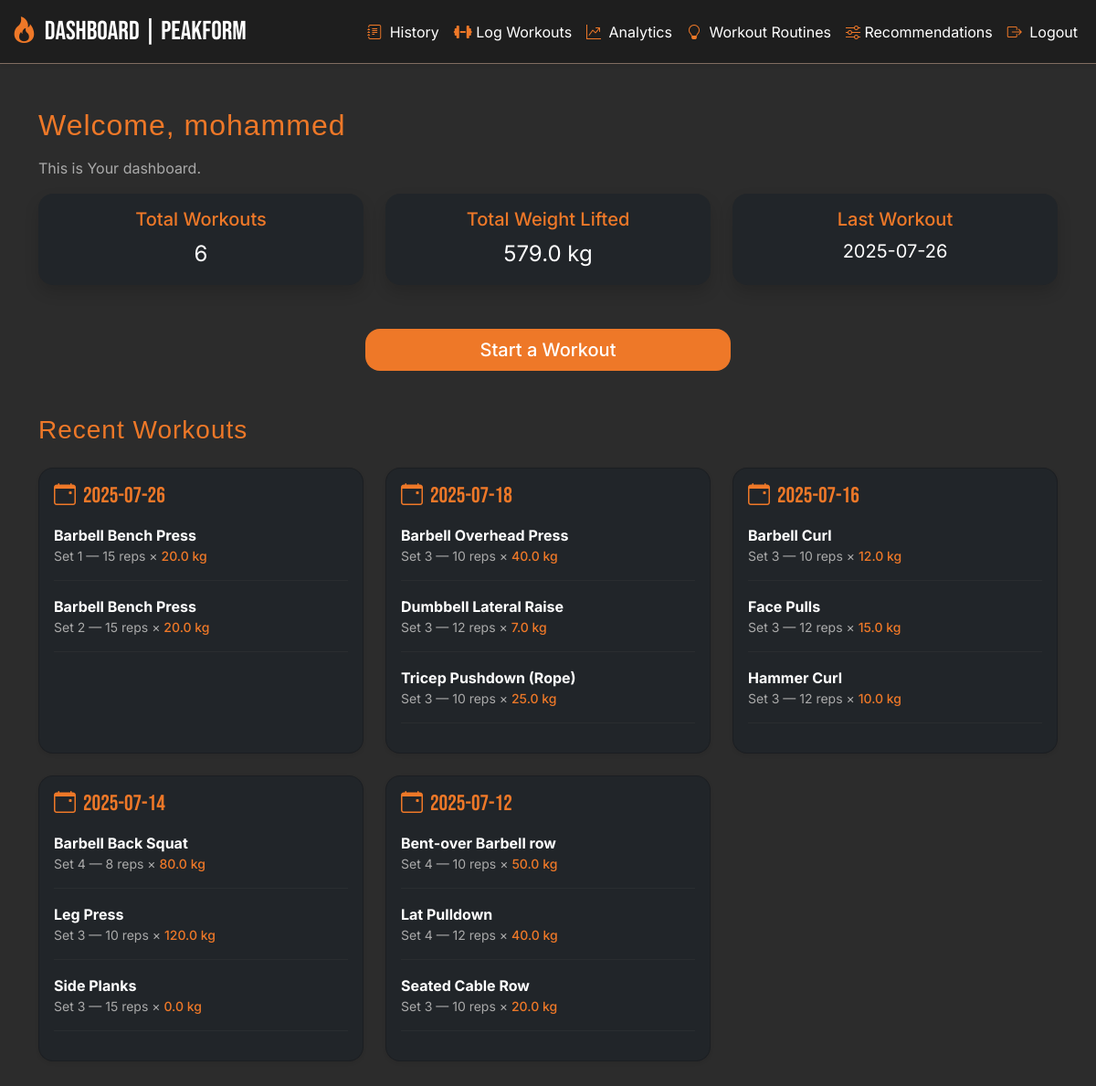
The app's page /dashboard (signed in) with its own data.
### tables this page shows
CREATE TABLE "workouts" (
    id INTEGER PRIMARY KEY AUTOINCREMENT,
    user_id INTEGER,
    date TEXT NOT NULL,
    exercise_id INTEGER NOT NULL,
    set_number INTEGER NOT NULL,
    reps INTEGER NOT NULL,
    weight REAL,
    notes TEXT,
    FOREIGN KEY (user_id) REFERENCES users(id),
    FOREIGN KEY (exercise_id) REFERENCES exercises(id)
);

CREATE TABLE "exercises" (
	"id"	INTEGER,
	"name"	TEXT NOT NULL UNIQUE,
	"muscle_group"	TEXT NOT NULL,
	"equipment"	TEXT,
	"type"	TEXT,
	"difficulty"	TEXT,
	"primary_muscle"	TEXT,
	PRIMARY KEY("id" AUTOINCREMENT)
);

### app.py (the view)
@app.route('/dashboard')
def dashboard():
    if 'user' not in session:
        return redirect('/login')
    username = session['user']
    user_id = session['user_id']
    conn = sqlite3.connect('workout_tracker.db')
    c = conn.cursor()
    c.execute('''SELECT COUNT(DISTINCT date), COALESCE (SUM(weight), 0), MAX(date)
              FROM workouts WHERE user_id = ?''', (user_id,))
    summary = c.fetchone()
    c.execute('''SELECT DISTINCT date FROM workouts
              WHERE user_id = ? ORDER BY date DESC LIMIT 5''', (user_id,))
    recent_dates = [row[0] for row in c.fetchall()]
    recent_workouts = {}
    for date in recent_dates:
        c.execute('''SELECT e.name, w.set_number, w.reps, w.weight
                  FROM workouts w
                  JOIN exercises e ON w.exercise_id = e.id
                  WHERE w.user_id = ? AND w.date = ?
                  ORDER BY e.name, w.set_number''', (user_id, date))
        recent_workouts[date] = c.fetchall()
    conn.close()
    return render_template('dashboard.html', username=username, recent_workouts=recent_workouts, summary=summary)

### templates/dashboard.html
{% extends "base.html" %}
{% block content %}
    <div class="container my-5">
        <h2 class="mb-3" style="font-family: 'Helvetica', sans-serif;">Welcome, {{ username }}</h2>
        <p class="text-muted">This is Your dashboard.</p>
        <div class="row mb-5" g-3>
            <div class="col-md-4 col-sm-12">
                <div class="card bg-dark text-white border-0 shadow rounded-4 h-100">
                    <div class="card-body text-center">
                        <h5 class="card-title" style="color: var(--primary);">Total Workouts</h5>
                        <p class="card-text fs-4">{{ summary[0] or 0 }}</p>
                    </div>
                </div>
            </div>
            <div class="col-md-4 col-sm-12">
                <div class="card bg-dark text-white border-0 shadow rounded-4 h-100">
                    <div class="card-body text-center">
                        <h5 class="card-title" style="color: var(--primary);">Total Weight Lifted</h5>
                        <p class="card-text fs-4">{{ summary[1] or 0 }} kg</p>
                    </div>
                </div>
            </div>
            <div class="col-md-4 col-sm-12">
                <div class="card bg-dark text-white border-0 shadow rounded-4 h-100">
                    <div class="card-body text-center">
                        <h5 class="card-title" style="color: var(--primary)">Last Workout</h5>
                        <p class="card-text fs-5">{{ summary[2] or 'N/A' }}</p>
                    </div>
                </div>
            </div>
        </div>
        <div class="text-center my-4">
            <a href="/log_workout" class="btn btn-primary btn-lg w-100" style="max-width: 400px; border-radius: 1rem; font-weight: 500;">
                Start a Workout
            </a>
        </div>
    <h3 class="mt-5 mb-4" style="font-family: 'Helvetica', sans-serif;">Recent Workouts</h3>
    {% if recent_workouts %}
    <div class="row g-4">
        {% for date, workouts in recent_workouts.items() %}
        <div class="col-md-6 col-lg-4">
            <div class="card bg-dark text-white shadow-sm rounded-4 h-100">
                <div class="card-body">
                <h5 class="mb-3" style="color: var(--primary); font-family: 'Bebas Neue', sans-serif; font-size: 1.5rem;">
                    <i class="bi bi-calendar-event me-2" style="color: var(--primary);"></i>{{ date }}
                </h5>
                {% for ex in workouts %}
                <div class="mb-2">
                    <strong>{{ ex[0] }}</strong>
                    <div class="small text-muted">Set {{ ex[1] }} — {{ ex[2] }} reps × <span style="color: var(--primary); font-weight: 500;">{{ ex[3] }} kg</span></div>
                </div>
                <hr style="border-color: #444;" />
                {% endfor %}
                </div>
            </div>
        </div>
        {% endfor %}
    </div>
    {% else %}
    <p class="text-muted">No recent workouts. Start training!</p>
    {% endif %}
{% endblock %}

### static/style.css (style rules this page uses)
.card { background-color: var(--light-dark); border-radius: 1rem; }
* { box-sizing: border-box; }
:root { --primary: #EE7828; --dark: #2c2c2c; --grey: #806d61; --light-dark: #1e1e1e; }
body { background-color: var(--dark); color: white; font-family: 'Inter', sans-serif; min-height: 100vh; }
a { color: var(--primary) }
h1, h2, h3 { font-family: 'Helvetica', sans-serif; letter-spacing: 1px; color: var(--primary); }
.btn-primary { background-color: var(--primary); border: none; transition: 0.3s ease-in-out; }
.text-muted { color: #aaa !important; }

### records on screen
workouts: name "Barbell Bench Press", set_number "1", reps "15", weight "20.0"
workouts: name "Barbell Bench Press", set_number "2", reps "15", weight "20.0"
workouts: name "Barbell Overhead Press", set_number "3", reps "10", weight "40.0"
workouts: name "Dumbbell Lateral Raise", set_number "3", reps "12", weight "7.0"
workouts: name "Tricep Pushdown (Rope)", set_number "3", reps "10", weight "25.0"
workouts: name "Barbell Curl", set_number "3", reps "10", weight "12.0"
workouts: name "Face Pulls", set_number "3", reps "12", weight "15.0"
workouts: name "Hammer Curl", set_number "3", reps "12", weight "10.0"
workouts: name "Barbell Back Squat", set_number "4", reps "8", weight "80.0"
workouts: name "Leg Press", set_number "3", reps "10", weight "120.0"
workouts: name "Side Planks", set_number "3", reps "15", weight "0.0"
workouts: name "Bent-over Barbell row", set_number "4", reps "10", weight "50.0"
workouts: name "Lat Pulldown", set_number "4", reps "12", weight "40.0"
workouts: name "Seated Cable Row", set_number "3", reps "10", weight "20.0"

### other values on screen
{{ username }} "mohammed"
{{ summary[0] or 0 }} "6"
{{ summary[1] or 0 }} "579.0"
{{ summary[2] or 'N/A' }} "2025-07-26"
{{ date }} "2025-07-26" "2025-07-18" "2025-07-16" "2025-07-14" "2025-07-12"
